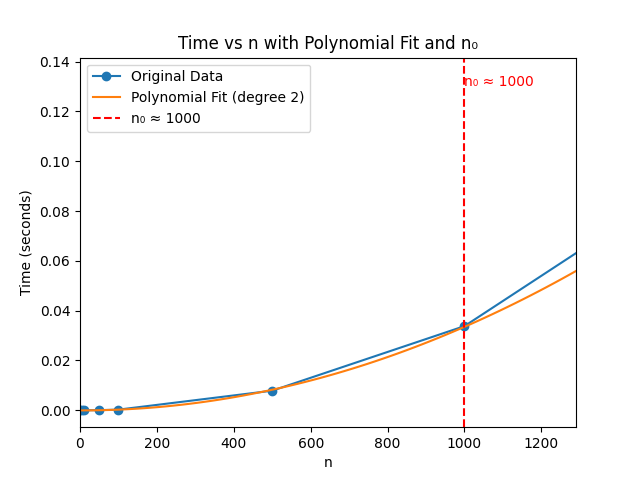

The Python source for this figure:
import time
import matplotlib.pyplot as plt
import numpy as np

def f(n):
    x = 1
    for i in range(n):  
        for j in range(n):
            x += 1

def time_f_vs_n():
    n_vals = [1, 5, 10, 50, 100, 500, 1000, 2000] 
    times = []

    for n in n_vals:
        start_time = time.time()
        f(n)
        elapsed_time = time.time() - start_time
        times.append(elapsed_time)

    p = np.polyfit(n_vals, times, 2)  
    print("Polynomial coefficients (degree 2):", p)

    poly_func = np.poly1d(p) 

    n_smooth = np.linspace(min(n_vals), max(n_vals), 100)
    time_fit = poly_func(n_smooth) 

    plt.plot(n_vals, times, '-o', label='Original Data')  
    plt.plot(n_smooth, time_fit, '-', label='Polynomial Fit (degree 2)') 

    #according to my observation of the plot, it looks the data points startdeviating from the polynomial fit from n=1000
    #so n0 = 1000
    n_0 = 1000
    plt.axvline(x=n_0, color='red', linestyle='--', label=f'n₀ ≈ {n_0}')
    plt.text(n_0, np.max(times), f'n₀ ≈ {n_0}', color='red', verticalalignment='top')
    plt.xlabel('n')
    plt.ylabel('Time (seconds)')
    plt.title('Time vs n with Polynomial Fit and n₀')
    plt.legend()
    plt.xlim(0, max(n_vals) // 1.55)  #zoom 
    plt.savefig('timeplot_fit_n0.png')
    plt.show()

    return n_vals, times, poly_func, n_0

n_vals, times, poly_func, n_0 = time_f_vs_n()
